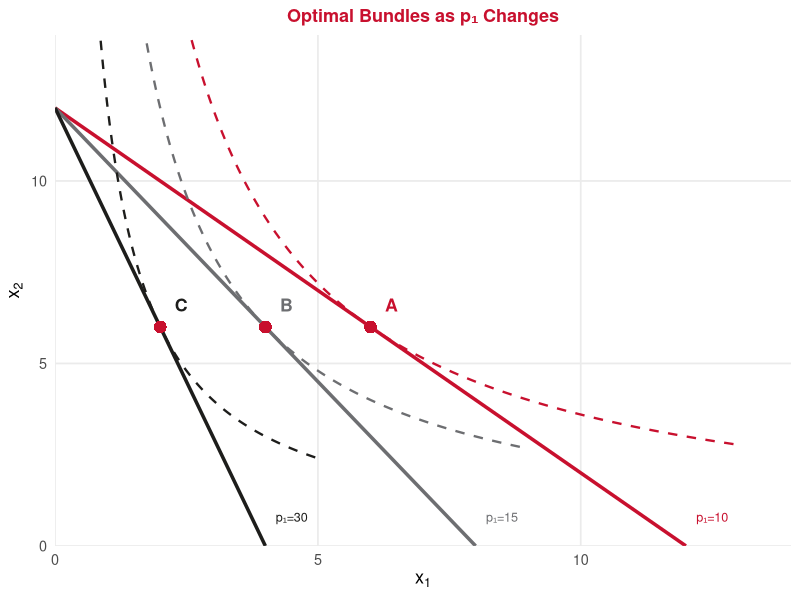
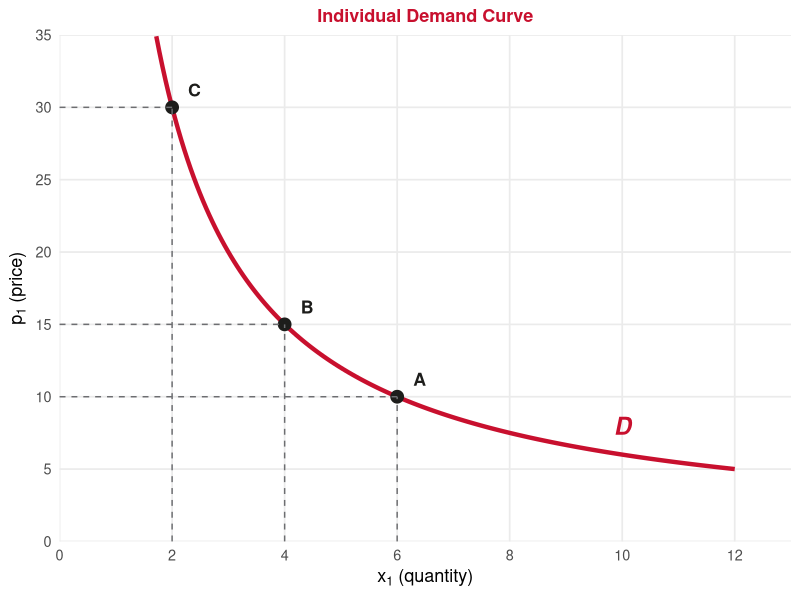
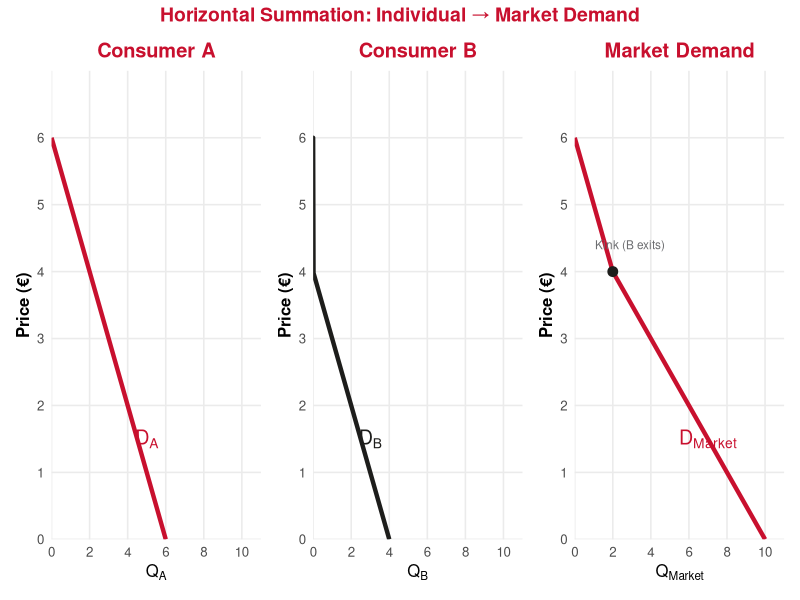
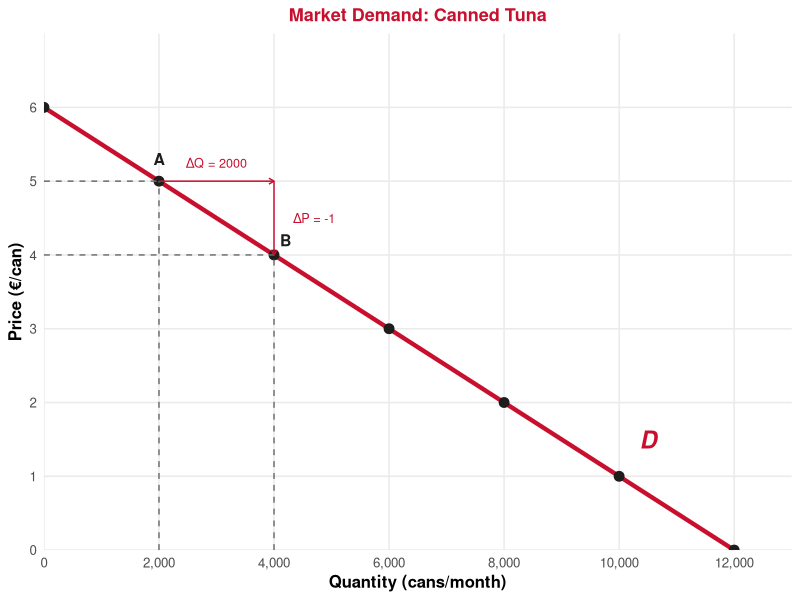
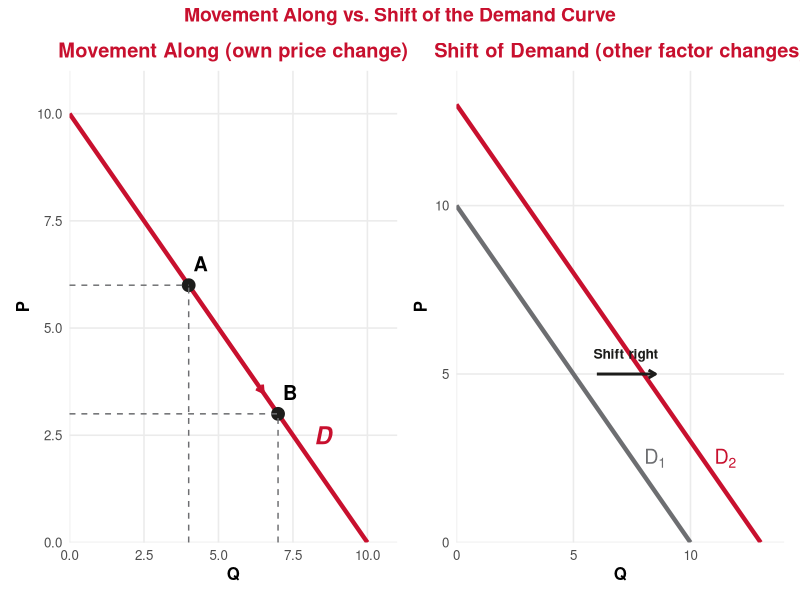
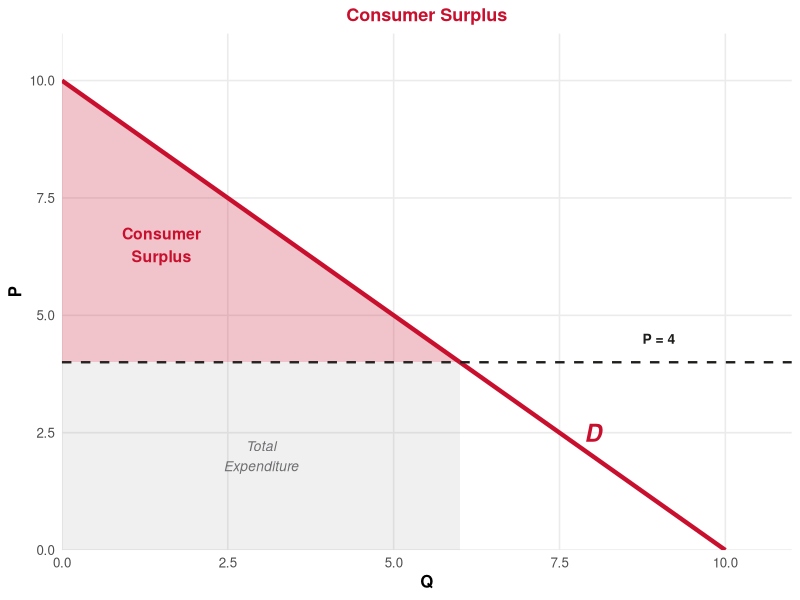

Here is the R script that generated these plots, in order:
## ---- chunk 1
#| echo: false
#| message: false
#| warning: false

library(ggplot2)
library(dplyr)
library(tidyverse)
library(patchwork)

# Define UE brand colors
ue_red <- "#C8102E"
ue_black <- "#1D1D1B"
ue_gray <- "#6D6E71"
ue_white <- "#FFFFFF"
## ---- chunk 2
#| echo: false
#| warning: false
#| fig-width: 5.5
#| fig-height: 4.5
#| fig-align: center

# Upper panel: Budget lines pivoting with different p1
# M = 120, p2 = 10 fixed. p1 varies: 10, 15, 30
M <- 120; p2 <- 10

# Utility: U = x1 * x2 => optimal: x1* = M/(2*p1), x2* = M/(2*p2)
prices_1 <- c(10, 15, 30)
colors_bl <- c(ue_red, ue_gray, ue_black)

df_bl <- bind_rows(lapply(seq_along(prices_1), function(i) {
  p1 <- prices_1[i]
  data.frame(x1 = c(0, M/p1), x2 = c(M/p2, 0),
             label = paste0("p₁ = ", p1),
             idx = i)
}))

# Optimal points
df_opt <- data.frame(
  p1 = prices_1,
  x1_star = M / (2 * prices_1),
  x2_star = M / (2 * p2)
)

# Indifference curves through optimal points
df_ic <- bind_rows(lapply(1:nrow(df_opt), function(i) {
  u <- df_opt$x1_star[i] * df_opt$x2_star[i]
  x1_seq <- seq(0.3, M/prices_1[i] + 1, length.out = 200)
  x2_seq <- u / x1_seq
  data.frame(x1 = x1_seq, x2 = x2_seq, idx = i)
}))
df_ic <- df_ic %>% filter(x2 <= 14 & x2 >= 0)

ggplot() +
  # Budget lines
  geom_line(data = df_bl %>% filter(idx == 1),
            aes(x = x1, y = x2), color = ue_red, linewidth = 1.2) +
  geom_line(data = df_bl %>% filter(idx == 2),
            aes(x = x1, y = x2), color = ue_gray, linewidth = 1.2) +
  geom_line(data = df_bl %>% filter(idx == 3),
            aes(x = x1, y = x2), color = ue_black, linewidth = 1.2) +
  # Indifference curves
  geom_line(data = df_ic %>% filter(idx == 1),
            aes(x = x1, y = x2), color = ue_red, linewidth = 0.8, linetype = "dashed") +
  geom_line(data = df_ic %>% filter(idx == 2),
            aes(x = x1, y = x2), color = ue_gray, linewidth = 0.8, linetype = "dashed") +
  geom_line(data = df_ic %>% filter(idx == 3),
            aes(x = x1, y = x2), color = ue_black, linewidth = 0.8, linetype = "dashed") +
  # Optimal points
  geom_point(data = df_opt, aes(x = x1_star, y = x2_star),
             size = 4, color = ue_red, shape = 16) +
  # Labels
  annotate("text", x = df_opt$x1_star[1] + 0.4, y = df_opt$x2_star[1] + 0.6,
           label = "A", fontface = "bold", size = 4.5, color = ue_red) +
  annotate("text", x = df_opt$x1_star[2] + 0.4, y = df_opt$x2_star[2] + 0.6,
           label = "B", fontface = "bold", size = 4.5, color = ue_gray) +
  annotate("text", x = df_opt$x1_star[3] + 0.4, y = df_opt$x2_star[3] + 0.6,
           label = "C", fontface = "bold", size = 4.5, color = ue_black) +
  # Budget line labels
  annotate("text", x = 12.5, y = 0.8, label = "p₁=10", color = ue_red, size = 3.2) +
  annotate("text", x = 8.5, y = 0.8, label = "p₁=15", color = ue_gray, size = 3.2) +
  annotate("text", x = 4.5, y = 0.8, label = "p₁=30", color = ue_black, size = 3.2) +
  scale_x_continuous(limits = c(0, 14), expand = c(0, 0)) +
  scale_y_continuous(limits = c(0, 14), expand = c(0, 0)) +
  labs(x = expression(x[1]), y = expression(x[2]),
       title = "Optimal Bundles as p₁ Changes") +
  theme_minimal(base_size = 13) +
  theme(
    plot.title = element_text(color = ue_red, face = "bold", hjust = 0.5, size = 13),
    axis.title = element_text(face = "bold"),
    panel.grid.minor = element_blank()
  )
## ---- chunk 3
#| echo: false
#| warning: false
#| fig-width: 5.5
#| fig-height: 4.5
#| fig-align: center

# Individual demand curve from the optimization above
# U = x1*x2, M=120, p2=10 => x1* = M/(2*p1) = 60/p1
# So demand: p1 = 60/x1 (inverse demand)

df_demand <- data.frame(
  x1 = seq(1, 12, length.out = 200)
) %>%
  mutate(p1 = 60 / x1)

df_points <- data.frame(
  x1 = c(6, 4, 2),
  p1 = c(10, 15, 30),
  label = c("A", "B", "C")
)

ggplot() +
  geom_line(data = df_demand, aes(x = x1, y = p1),
            color = ue_red, linewidth = 1.5) +
  geom_point(data = df_points, aes(x = x1, y = p1),
             size = 4, color = ue_black) +
  geom_text(data = df_points, aes(x = x1 + 0.4, y = p1 + 1.2, label = label),
            fontface = "bold", size = 4.5, color = ue_black) +
  # Dashed lines to axes
  geom_segment(data = df_points, aes(x = x1, y = 0, xend = x1, yend = p1),
               linetype = "dashed", color = ue_gray, linewidth = 0.5) +
  geom_segment(data = df_points, aes(x = 0, y = p1, xend = x1, yend = p1),
               linetype = "dashed", color = ue_gray, linewidth = 0.5) +
  scale_x_continuous(limits = c(0, 13), expand = c(0, 0),
                     breaks = c(0, 2, 4, 6, 8, 10, 12)) +
  scale_y_continuous(limits = c(0, 35), expand = c(0, 0),
                     breaks = seq(0, 35, 5)) +
  labs(x = expression(x[1] ~ "(quantity)"),
       y = expression(p[1] ~ "(price)"),
       title = "Individual Demand Curve") +
  annotate("text", x = 10, y = 8, label = "D", color = ue_red,
           fontface = "bold.italic", size = 6) +
  theme_minimal(base_size = 13) +
  theme(
    plot.title = element_text(color = ue_red, face = "bold", hjust = 0.5, size = 13),
    axis.title = element_text(face = "bold"),
    panel.grid.minor = element_blank()
  )
## ---- chunk 4
#| echo: false
#| warning: false
#| fig-width: 12
#| fig-height: 4.2
#| fig-align: center

# Consumer A: P = 6 - Q_A => Q_A = 6 - P (for P <= 6)
# Consumer B: P = 4 - Q_B => Q_B = 4 - P (for P <= 4)
# Market: for P <= 4: Q = (6-P) + (4-P) = 10 - 2P => P = 5 - Q/2
#         for 4 < P <= 6: Q = 6 - P (only A buys)

p_seq <- seq(0, 6, length.out = 200)
df_a <- data.frame(Q = pmax(6 - p_seq, 0), P = p_seq)
df_b <- data.frame(Q = pmax(4 - p_seq, 0), P = p_seq)

# Market demand (kinked)
df_mkt <- data.frame(P = p_seq) %>%
  mutate(Q = ifelse(P <= 4, (6-P) + (4-P), pmax(6-P, 0)))

p1 <- ggplot(df_a, aes(x = Q, y = P)) +
  geom_line(color = ue_red, linewidth = 1.5) +
  scale_x_continuous(limits = c(0, 11), breaks = seq(0, 10, 2), expand = c(0, 0)) +
  scale_y_continuous(limits = c(0, 7), breaks = 0:6, expand = c(0, 0)) +
  labs(x = expression(Q[A]), y = "Price (€)", title = "Consumer A") +
  annotate("text", x = 5, y = 1.5, label = expression(D[A]), color = ue_red,
           fontface = "bold.italic", size = 5) +
  theme_minimal(base_size = 12) +
  theme(plot.title = element_text(color = ue_red, face = "bold", hjust = 0.5),
        axis.title = element_text(face = "bold"),
        panel.grid.minor = element_blank())

p2 <- ggplot(df_b, aes(x = Q, y = P)) +
  geom_line(color = ue_black, linewidth = 1.5) +
  scale_x_continuous(limits = c(0, 11), breaks = seq(0, 10, 2), expand = c(0, 0)) +
  scale_y_continuous(limits = c(0, 7), breaks = 0:6, expand = c(0, 0)) +
  labs(x = expression(Q[B]), y = "Price (€)", title = "Consumer B") +
  annotate("text", x = 3, y = 1.5, label = expression(D[B]), color = ue_black,
           fontface = "bold.italic", size = 5) +
  theme_minimal(base_size = 12) +
  theme(plot.title = element_text(color = ue_red, face = "bold", hjust = 0.5),
        axis.title = element_text(face = "bold"),
        panel.grid.minor = element_blank())

p3 <- ggplot(df_mkt, aes(x = Q, y = P)) +
  geom_line(color = ue_red, linewidth = 1.5) +
  scale_x_continuous(limits = c(0, 11), breaks = seq(0, 10, 2), expand = c(0, 0)) +
  scale_y_continuous(limits = c(0, 7), breaks = 0:6, expand = c(0, 0)) +
  labs(x = expression(Q[Market]), y = "Price (€)", title = "Market Demand") +
  annotate("text", x = 7, y = 1.5, label = expression(D[Market]),
           color = ue_red, fontface = "bold.italic", size = 5) +
  # Show kink
  geom_point(data = data.frame(Q = 2, P = 4), aes(x = Q, y = P),
             size = 3, color = ue_black) +
  annotate("text", x = 2.9, y = 4.4, label = "Kink (B exits)", size = 3, color = ue_gray) +
  theme_minimal(base_size = 12) +
  theme(plot.title = element_text(color = ue_red, face = "bold", hjust = 0.5),
        axis.title = element_text(face = "bold"),
        panel.grid.minor = element_blank())

library(patchwork)
p1 + p2 + p3 +
  plot_annotation(title = "Horizontal Summation: Individual → Market Demand",
                  theme = theme(plot.title = element_text(color = ue_red,
                                face = "bold", hjust = 0.5, size = 14)))
## ---- chunk 5
#| echo: false
#| warning: false
#| fig-width: 5.5
#| fig-height: 6.5
#| fig-align: center

# Demand: P = 6 - (1/2000)*Q => Q = 2000*(6-P) = 12000 - 2000P
# Points: (0,6), (2000,5), (4000,4), (12000,0)
df_tuna <- data.frame(Q = seq(0, 12000, length.out = 200)) %>%
  mutate(P = 6 - Q/2000)

pts_tuna <- data.frame(
  Q = c(0, 2000, 4000, 6000, 8000, 10000, 12000),
  P = c(6, 5, 4, 3, 2, 1, 0)
)

ggplot() +
  geom_line(data = df_tuna, aes(x = Q, y = P),
            color = ue_red, linewidth = 1.5) +
  geom_point(data = pts_tuna, aes(x = Q, y = P),
             size = 3, color = ue_black) +
  # Label two points
  annotate("text", x = 2000, y = 5.3, label = "A", fontface = "bold",
           size = 4, color = ue_black) +
  annotate("text", x = 4200, y = 4.2, label = "B", fontface = "bold",
           size = 4, color = ue_black) +
  # Dashed lines
  geom_segment(aes(x = 2000, y = 0, xend = 2000, yend = 5),
               linetype = "dashed", color = ue_gray) +
  geom_segment(aes(x = 0, y = 5, xend = 2000, yend = 5),
               linetype = "dashed", color = ue_gray) +
  geom_segment(aes(x = 4000, y = 0, xend = 4000, yend = 4),
               linetype = "dashed", color = ue_gray) +
  geom_segment(aes(x = 0, y = 4, xend = 4000, yend = 4),
               linetype = "dashed", color = ue_gray) +
  # Annotate slope
  annotate("segment", x = 2000, y = 5, xend = 4000, yend = 5,
           arrow = arrow(length = unit(0.15, "cm")), color = ue_red) +
  annotate("segment", x = 4000, y = 5, xend = 4000, yend = 4,
           arrow = arrow(length = unit(0.15, "cm")), color = ue_red) +
  annotate("text", x = 3000, y = 5.25, label = "ΔQ = 2000", color = ue_red, size = 3.2) +
  annotate("text", x = 4700, y = 4.5, label = "ΔP = -1", color = ue_red, size = 3.2) +
  scale_x_continuous(limits = c(0, 13000), expand = c(0, 0),
                     breaks = seq(0, 12000, 2000),
                     labels = scales::comma) +
  scale_y_continuous(limits = c(0, 7), expand = c(0, 0), breaks = 0:6) +
  labs(x = "Quantity (cans/month)",
       y = "Price (€/can)",
       title = "Market Demand: Canned Tuna") +
  annotate("text", x = 10500, y = 1.5, label = "D", color = ue_red,
           fontface = "bold.italic", size = 6) +
  theme_minimal(base_size = 12) +
  theme(
    plot.title = element_text(color = ue_red, face = "bold", hjust = 0.5, size = 13),
    axis.title = element_text(face = "bold"),
    panel.grid.minor = element_blank()
  )
## ---- chunk 6
#| echo: false
#| warning: false
#| fig-width: 12
#| fig-height: 4.2
#| fig-align: center

# Left: movement along
df_move <- data.frame(Q = seq(0, 10, length.out = 200)) %>%
  mutate(P = 10 - Q)

pts_move <- data.frame(Q = c(4, 7), P = c(6, 3), label = c("A", "B"))

p_move <- ggplot() +
  geom_line(data = df_move, aes(x = Q, y = P), color = ue_red, linewidth = 1.5) +
  geom_point(data = pts_move, aes(x = Q, y = P), size = 4, color = ue_black) +
  geom_text(data = pts_move, aes(x = Q + 0.4, y = P + 0.5, label = label),
            fontface = "bold", size = 5) +
  geom_segment(aes(x = 4, y = 0, xend = 4, yend = 6),
               linetype = "dashed", color = ue_gray) +
  geom_segment(aes(x = 0, y = 6, xend = 4, yend = 6),
               linetype = "dashed", color = ue_gray) +
  geom_segment(aes(x = 7, y = 0, xend = 7, yend = 3),
               linetype = "dashed", color = ue_gray) +
  geom_segment(aes(x = 0, y = 3, xend = 7, yend = 3),
               linetype = "dashed", color = ue_gray) +
  annotate("segment", x = 4.5, y = 5.5, xend = 6.5, yend = 3.5,
           arrow = arrow(length = unit(0.2, "cm")), color = ue_red, linewidth = 1) +
  scale_x_continuous(limits = c(0, 11), expand = c(0, 0)) +
  scale_y_continuous(limits = c(0, 11), expand = c(0, 0)) +
  labs(x = "Q", y = "P", title = "Movement Along (own price change)") +
  annotate("text", x = 8.5, y = 2.5, label = "D", color = ue_red,
           fontface = "bold.italic", size = 6) +
  theme_minimal(base_size = 12) +
  theme(plot.title = element_text(color = ue_red, face = "bold", hjust = 0.5),
        axis.title = element_text(face = "bold"),
        panel.grid.minor = element_blank())

# Right: shift
df_d1 <- data.frame(Q = seq(0, 10, length.out = 200)) %>% mutate(P = 10 - Q)
df_d2 <- data.frame(Q = seq(0, 13, length.out = 200)) %>% mutate(P = 13 - Q)

p_shift <- ggplot() +
  geom_line(data = df_d1, aes(x = Q, y = P), color = ue_gray, linewidth = 1.5) +
  geom_line(data = df_d2, aes(x = Q, y = P), color = ue_red, linewidth = 1.5) +
  annotate("text", x = 8.5, y = 2.5, label = expression(D[1]),
           color = ue_gray, fontface = "bold.italic", size = 5) +
  annotate("text", x = 11.5, y = 2.5, label = expression(D[2]),
           color = ue_red, fontface = "bold.italic", size = 5) +
  annotate("segment", x = 6, y = 5, xend = 8.5, yend = 5,
           arrow = arrow(length = unit(0.2, "cm")), color = ue_black, linewidth = 1) +
  annotate("text", x = 7.25, y = 5.6, label = "Shift right", fontface = "bold",
           size = 3.5, color = ue_black) +
  scale_x_continuous(limits = c(0, 14), expand = c(0, 0)) +
  scale_y_continuous(limits = c(0, 14), expand = c(0, 0)) +
  labs(x = "Q", y = "P", title = "Shift of Demand (other factor changes)") +
  theme_minimal(base_size = 12) +
  theme(plot.title = element_text(color = ue_red, face = "bold", hjust = 0.5),
        axis.title = element_text(face = "bold"),
        panel.grid.minor = element_blank())

p_move + p_shift +
  plot_annotation(title = "Movement Along vs. Shift of the Demand Curve",
                  theme = theme(plot.title = element_text(color = ue_red,
                                face = "bold", hjust = 0.5, size = 14)))
## ---- chunk 7
#| echo: false
#| warning: false
#| fig-width: 5.5
#| fig-height: 4
#| fig-align: center

# CS = triangle above price, below demand
df_cs <- data.frame(Q = seq(0, 10, length.out = 200)) %>%
  mutate(P = 10 - Q)

# Price = 4, Q* = 6
p_star <- 4
q_star <- 6

ggplot() +
  # CS shaded area
  geom_ribbon(data = df_cs %>% filter(Q <= q_star),
              aes(x = Q, ymin = p_star, ymax = P),
              fill = ue_red, alpha = 0.25) +
  # Demand curve
  geom_line(data = df_cs, aes(x = Q, y = P),
            color = ue_red, linewidth = 1.5) +
  # Price line
  geom_hline(yintercept = p_star, linetype = "dashed",
             color = ue_black, linewidth = 0.8) +
  annotate("text", x = 9, y = 4.5, label = "P = 4", color = ue_black,
           fontface = "bold", size = 3.5) +
  # CS label
  annotate("text", x = 1.5, y = 6.5, label = "Consumer\nSurplus",
           color = ue_red, fontface = "bold", size = 4) +
  # TE rectangle label
  annotate("text", x = 3, y = 2, label = "Total\nExpenditure",
           color = ue_gray, fontface = "italic", size = 3.5) +
  geom_rect(aes(xmin = 0, xmax = q_star, ymin = 0, ymax = p_star),
            fill = ue_gray, alpha = 0.1) +
  scale_x_continuous(limits = c(0, 11), expand = c(0, 0)) +
  scale_y_continuous(limits = c(0, 11), expand = c(0, 0)) +
  labs(x = "Q", y = "P", title = "Consumer Surplus") +
  annotate("text", x = 8, y = 2.5, label = "D", color = ue_red,
           fontface = "bold.italic", size = 6) +
  theme_minimal(base_size = 12) +
  theme(
    plot.title = element_text(color = ue_red, face = "bold", hjust = 0.5, size = 13),
    axis.title = element_text(face = "bold"),
    panel.grid.minor = element_blank()
  )
